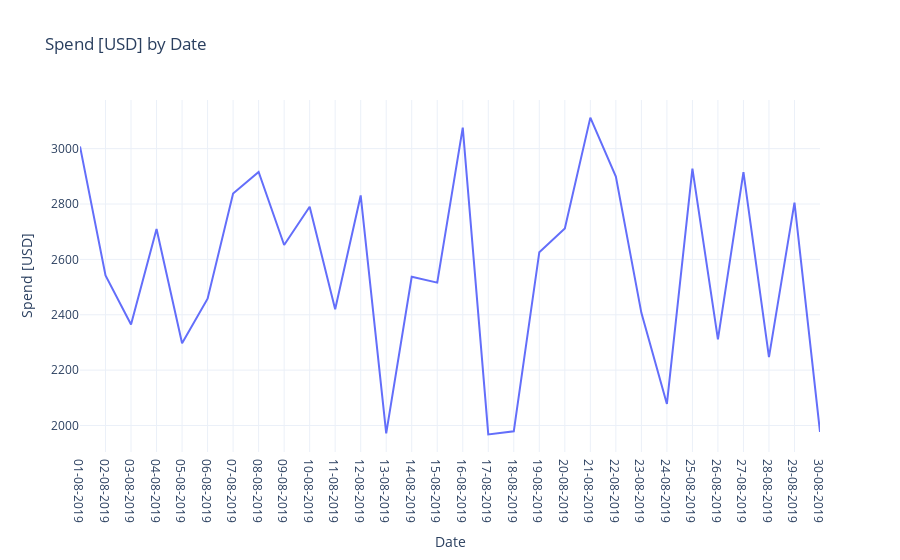

Notebook cell for this chart:
### Code cell
# Trendline charts for Test Campaign
for column in df.columns:
    if column not in ["Campaign Name","Date"]:
        fig = px.line(df_Test, x="Date", y=column, title=  column + " by Date")  
        fig.show()

### Figure 1 — Plotly figure (JSON) as saved in the notebook; plotly's stock layout.template omitted (floating-point values rounded to 4 significant figures)
{"data": [{"hovertemplate": "Date=%{x}<br>Spend [USD]=%{y}<extra></extra>", "legendgroup": "", "line": {"color": "#636efa", "dash": "solid"}, "marker": {"symbol": "circle"}, "mode": "lines", "name": "", "orientation": "v", "showlegend": false, "type": "scatter", "x": ["01-08-2019", "02-08-2019", "03-08-2019", "04-08-2019", "05-08-2019", "06-08-2019", "07-08-2019", "08-08-2019", "09-08-2019", "10-08-2019", "11-08-2019", "12-08-2019", "13-08-2019", "14-08-2019", "15-08-2019", "16-08-2019", "17-08-2019", "18-08-2019", "19-08-2019", "20-08-2019", "21-08-2019", "22-08-2019", "23-08-2019", "24-08-2019", "25-08-2019", "26-08-2019", "27-08-2019", "28-08-2019", "29-08-2019", "30-08-2019"], "xaxis": "x", "y": [3008, 2542, 2365, 2710, 2297, 2458, 2838, 2916, 2652, 2790, 2420, 2831, 1972, 2537, 2516, 3076, 1968, 1979, 2626, 2712, 3112, 2899, 2407, 2078, 2928, 2311, 2915, 2247, 2805, 1977], "yaxis": "y"}], "layout": {"legend": {"tracegroupgap": 0}, "title": {"text": "Spend [USD] by Date"}, "xaxis": {"anchor": "y", "domain": [0, 1], "title": {"text": "Date"}}, "yaxis": {"anchor": "x", "domain": [0, 1], "title": {"text": "Spend [USD]"}}}}
